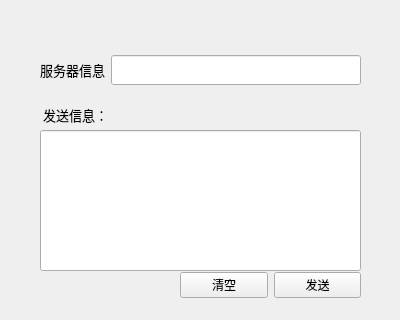
<?xml version="1.0" encoding="UTF-8"?>
<ui version="4.0">
 <class>Chat</class>
 <widget class="QWidget" name="Chat">
  <property name="geometry">
   <rect>
    <x>0</x>
    <y>0</y>
    <width>400</width>
    <height>320</height>
   </rect>
  </property>
  <property name="windowTitle">
   <string>Form</string>
  </property>
  <widget class="QLabel" name="label">
   <property name="geometry">
    <rect>
     <x>20</x>
     <y>100</y>
     <width>111</width>
     <height>31</height>
    </rect>
   </property>
   <property name="text">
    <string>&lt;html&gt;&lt;head/&gt;&lt;body&gt;&lt;p align=&quot;center&quot;&gt;&lt;span style=&quot; font-size:10pt;&quot;&gt;发送信息：&lt;/span&gt;&lt;/p&gt;&lt;/body&gt;&lt;/html&gt;</string>
   </property>
  </widget>
  <widget class="QWidget" name="layoutWidget">
   <property name="geometry">
    <rect>
     <x>180</x>
     <y>270</y>
     <width>181</width>
     <height>31</height>
    </rect>
   </property>
   <layout class="QHBoxLayout" name="horizontalLayout">
    <item>
     <widget class="QPushButton" name="button_clear">
      <property name="text">
       <string>清空</string>
      </property>
     </widget>
    </item>
    <item>
     <widget class="QPushButton" name="button_send">
      <property name="text">
       <string>发送</string>
      </property>
     </widget>
    </item>
   </layout>
  </widget>
  <widget class="QLineEdit" name="lineEdit_chat">
   <property name="geometry">
    <rect>
     <x>40</x>
     <y>130</y>
     <width>321</width>
     <height>141</height>
    </rect>
   </property>
  </widget>
  <widget class="QWidget" name="">
   <property name="geometry">
    <rect>
     <x>40</x>
     <y>50</y>
     <width>321</width>
     <height>41</height>
    </rect>
   </property>
   <layout class="QHBoxLayout" name="horizontalLayout_2">
    <item>
     <widget class="QLabel" name="label_serverInfo">
      <property name="text">
       <string>&lt;html&gt;&lt;head/&gt;&lt;body&gt;&lt;p align=&quot;center&quot;&gt;&lt;span style=&quot; font-size:10pt;&quot;&gt;服务器信息&lt;/span&gt;&lt;/p&gt;&lt;/body&gt;&lt;/html&gt;</string>
      </property>
     </widget>
    </item>
    <item>
     <widget class="QLineEdit" name="lineEdit_serverInfo">
      <property name="minimumSize">
       <size>
        <width>0</width>
        <height>30</height>
       </size>
      </property>
     </widget>
    </item>
   </layout>
  </widget>
 </widget>
 <resources/>
 <connections/>
</ui>
